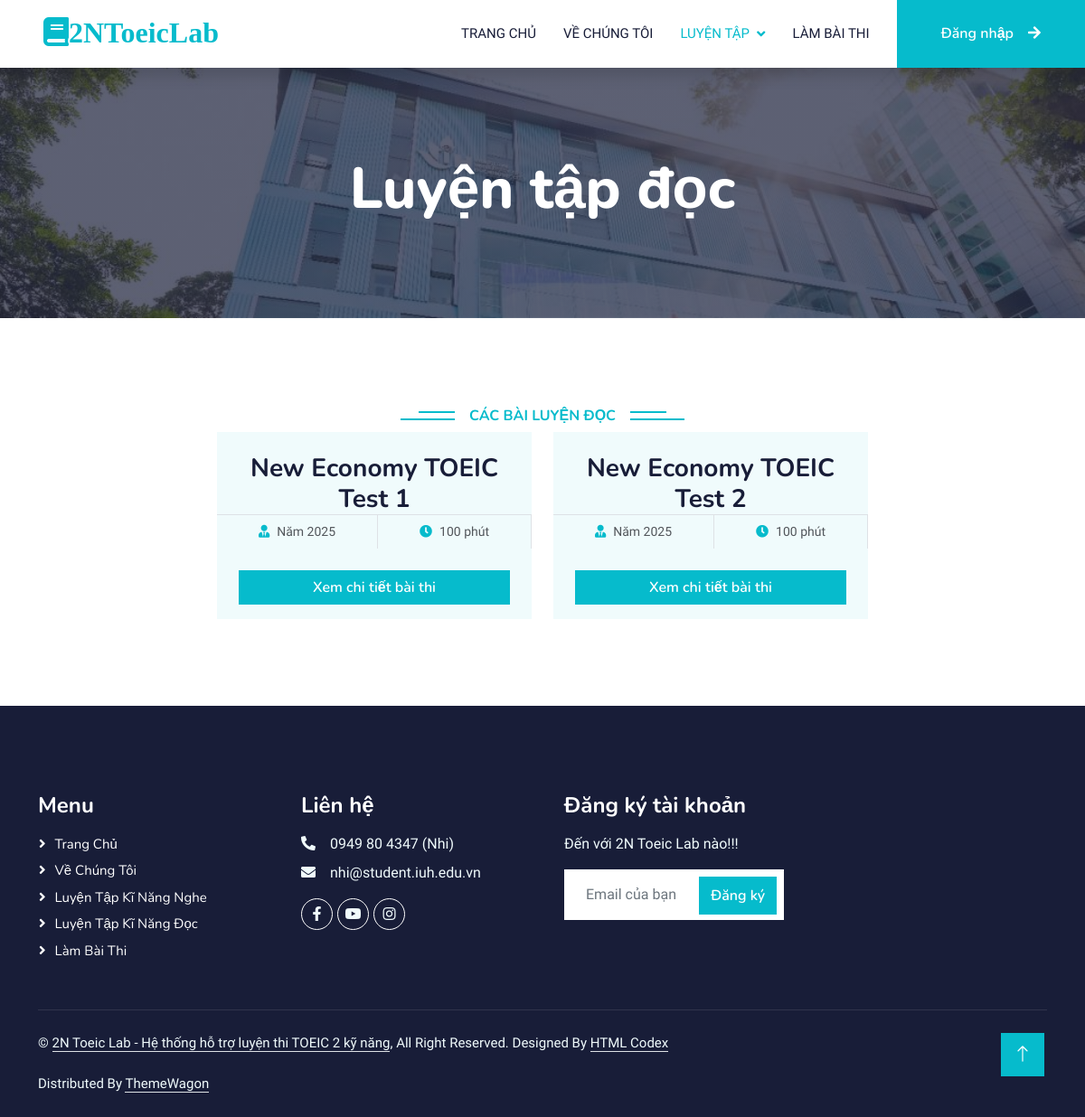
Before: /templates/reading.php with the older database file.
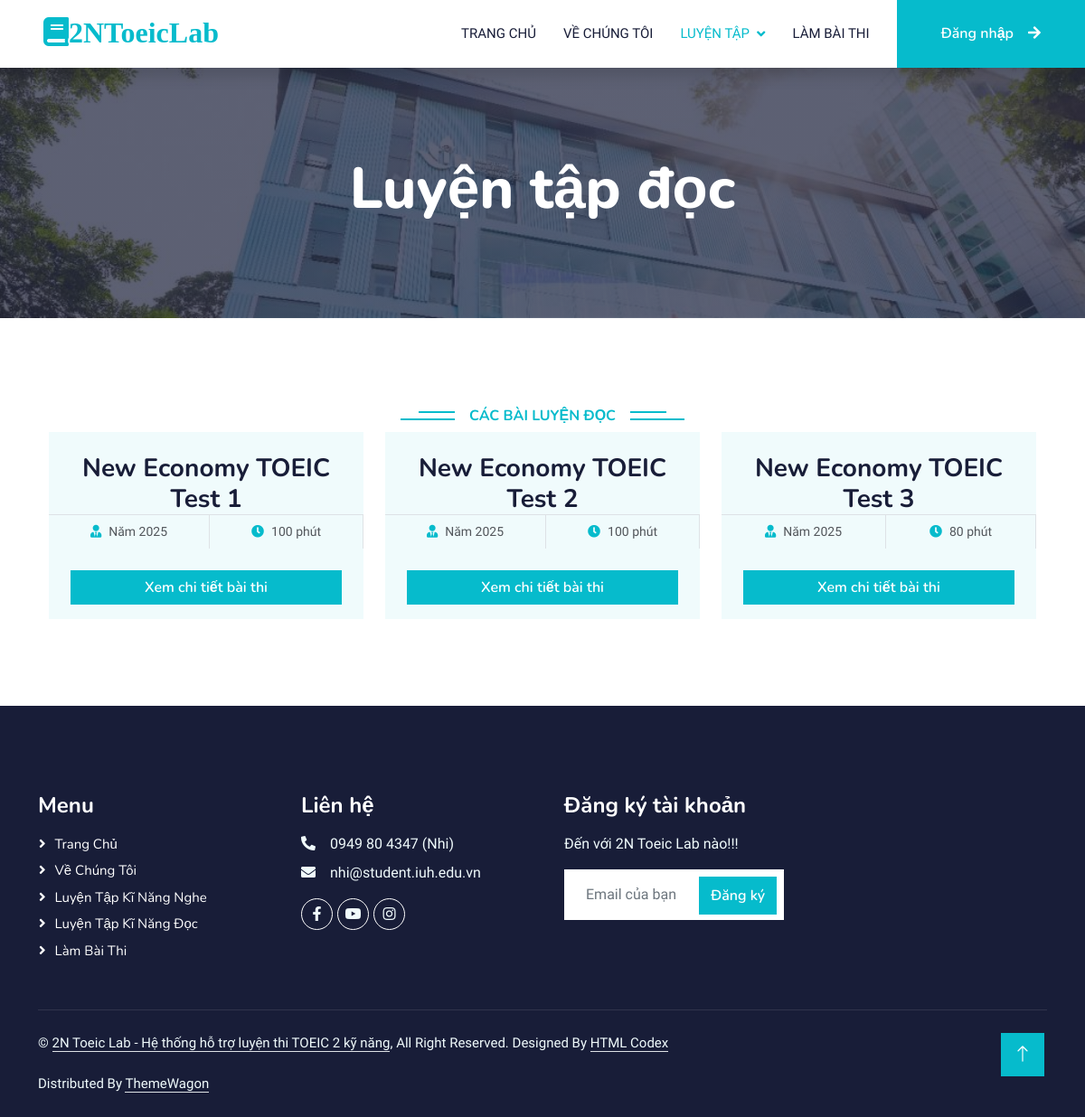
After: the same page with the newer database file.
### tables this page shows
CREATE TABLE IF NOT EXISTS `exam` (
  `exam_id` int(11) NOT NULL AUTO_INCREMENT,
  `title` varchar(255) NOT NULL,
  `type` varchar(255) NOT NULL,
  `duration_minutes` int(11) NOT NULL,
  `difficulty_level` int(11) NOT NULL,
  PRIMARY KEY (`exam_id`)
);

### config/db.php (called while the page is built, shortened)
<?php
class ketnoi {
    public function moketnoi() {
        $conn = mysqli_connect('localhost', 'root', '');
        if (!$conn) {
            echo "Kết nối dữ liệu thất bại";
            return null;
        } else {
            mysqli_select_db($conn, "toeicdb");
            mysqli_query($conn, "SET NAMES 'utf8'");
            return $conn;
        }
    }
}
?>

### models/ExamModel.php (called while the page is built, shortened)
<?php
require_once __DIR__ . '/../config/db.php';
class ExamModel {
    public $conn;
    public function __construct() {
        $db = new ketnoi();
        $this->conn = $db->moketnoi();
    }
    public function getAllReadingExams() {
        $sql = "SELECT exam_id, title, type, duration_minutes, difficulty_level
                FROM exam
                WHERE type = 'Reading'";
        $result = mysqli_query($this->conn, $sql);
        $data = [];
        while ($row = mysqli_fetch_assoc($result)) {
            $data[] = $row;
        }
        return $data;
    }
}

### templates/reading.php (the view, shortened to what the changed rows need)
<?php
require_once __DIR__ . '/../models/ExamModel.php';
$model = new ExamModel();
$exams = $model->getAllReadingExams();
?>
<!DOCTYPE html>
<html lang="en">
<head>
    <link href="https://cdnjs.cloudflare.com/ajax/libs/font-awesome/5.10.0/css/all.min.css" rel="stylesheet">
    <link href="https://cdn.jsdelivr.net/npm/bootstrap-icons@1.4.1/font/bootstrap-icons.css" rel="stylesheet">
    <link href="../public/libs/animate/animate.min.css" rel="stylesheet">
    <link href="../public/libs/owlcarousel/assets/owl.carousel.min.css" rel="stylesheet">
    <link href="../public/css/bootstrap.min.css" rel="stylesheet">
    <link href="../public/css/style.css" rel="stylesheet">
</head>
<body>
    <nav class="navbar navbar-expand-lg bg-white navbar-light shadow sticky-top p-0">
        <a href="../index.php" class="navbar-brand d-flex align-items-center px-4 px-lg-5">
            <h2 class="m-0 text-primary"><i class="fa fa-book me-3">2NToeicLab</i></h2>
        </a>
    </nav>
    <div class="container-fluid bg-primary py-5 mb-5 page-header">
        <div class="container py-5">
            <div class="row justify-content-center">
                <div class="col-lg-10 text-center">
                    <h1 class="display-3 text-white animated slideInDown">Luyện tập đọc</h1>
                </div>
            </div>
        </div>
    </div>
    <div class="container-xxl py-5">
        <div class="container">
            <div class="container">
        <div class="row g-4 justify-content-center">
            <?php if (!empty($exams)): ?>
                <?php foreach ($exams as $index => $exam): ?>
                    <div class="col-lg-4 col-md-6 wow fadeInUp" data-wow-delay="<?= 0.1 * ($index + 1) ?>s">
                        <div class="course-item bg-light">
                            <div class="text-center p-4 pb-0">
                                <h3 class="mb-0"><?= htmlspecialchars($exam['title']) ?></h3>
                            </div>
                            <div class="d-flex border-top">
                                <small class="flex-fill text-center border-end py-2">
                                    <i class="fa fa-user-tie text-primary me-2"></i>Năm 2025
                                </small>
                                <small class="flex-fill text-center border-end py-2">
                                    <i class="fa fa-clock text-primary me-2"></i><?= $exam['duration_minutes'] ?> phút
                                </small>
                            </div>
                            <div class="text-center p-4 pb-0">
                                <a class="btn btn-primary mb-3 w-100" href="examdetails.php?id=<?= $exam['exam_id'] ?>">
    Xem chi tiết bài thi
</a>
                            </div>
                        </div>
                    </div>
                <?php endforeach; ?>
            <?php else: ?>
                <p class="text-center">Không có bài thi nào trong hệ thống.</p>
            <?php endif; ?>
        </div>
    </div>
        </div>
    </div>
</body>
</html>

Changed rows visible on the page:
added exam: title "New Economy TOEIC Test 3", duration_minutes "80"
